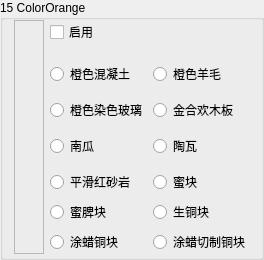
                 <widget class="QGroupBox" name="Base15">
                  <property name="sizePolicy">
                   <sizepolicy hsizetype="Expanding" vsizetype="Minimum">
                    <horstretch>0</horstretch>
                    <verstretch>0</verstretch>
                   </sizepolicy>
                  </property>
                  <property name="minimumSize">
                   <size>
                    <width>30</width>
                    <height>0</height>
                   </size>
                  </property>
                  <property name="maximumSize">
                   <size>
                    <width>16777215</width>
                    <height>16777215</height>
                   </size>
                  </property>
                  <property name="autoFillBackground">
                   <bool>true</bool>
                  </property>
                  <property name="title">
                   <string>15 ColorOrange</string>
                  </property>
                  <property name="flat">
                   <bool>false</bool>
                  </property>
                  <layout class="QGridLayout" name="gridLayout_38">
                   <property name="topMargin">
                    <number>0</number>
                   </property>
                   <property name="bottomMargin">
                    <number>3</number>
                   </property>
                   <item row="10" column="2">
                    <widget class="QRadioButton" name="is15RawCopperBlock">
                     <property name="text">
                      <string>生铜块</string>
                     </property>
                     <property name="icon">
                      <iconset resource="BlockTextures.qrc">
                       <normaloff>:/new/Textures/Slope/block/raw_copper_block.png</normaloff>:/new/Textures/Slope/block/raw_copper_block.png</iconset>
                     </property>
                    </widget>
                   </item>
                   <item row="0" column="1">
                    <widget class="QCheckBox" name="Enable15">
                     <property name="sizePolicy">
                      <sizepolicy hsizetype="Expanding" vsizetype="Fixed">
                       <horstretch>0</horstretch>
                       <verstretch>0</verstretch>
                      </sizepolicy>
                     </property>
                     <property name="text">
                      <string>启用</string>
                     </property>
                    </widget>
                   </item>
                   <item row="7" column="1">
                    <widget class="QRadioButton" name="is15Pumpkin">
                     <property name="text">
                      <string>南瓜</string>
                     </property>
                     <property name="icon">
                      <iconset resource="BlockTextures.qrc">
                       <normaloff>:/new/Textures/Slope/block/pumpkin_side.png</normaloff>:/new/Textures/Slope/block/pumpkin_side.png</iconset>
                     </property>
                    </widget>
                   </item>
                   <item row="3" column="2">
                    <widget class="QRadioButton" name="is15Wool">
                     <property name="text">
                      <string>橙色羊毛</string>
                     </property>
                     <property name="icon">
                      <iconset resource="BlockTextures.qrc">
                       <normaloff>:/new/Textures/Slope/block/orange_wool.png</normaloff>:/new/Textures/Slope/block/orange_wool.png</iconset>
                     </property>
                    </widget>
                   </item>
                   <item row="9" column="1">
                    <widget class="QRadioButton" name="is15SmoothRedsandstone">
                     <property name="text">
                      <string>平滑红砂岩</string>
                     </property>
                     <property name="icon">
                      <iconset resource="BlockTextures.qrc">
                       <normaloff>:/new/Textures/Slope/block/red_sandstone_top.png</normaloff>:/new/Textures/Slope/block/red_sandstone_top.png</iconset>
                     </property>
                    </widget>
                   </item>
                   <item row="3" column="1">
                    <widget class="QRadioButton" name="is15Concrete">
                     <property name="text">
                      <string>橙色混凝土</string>
                     </property>
                     <property name="icon">
                      <iconset resource="BlockTextures.qrc">
                       <normaloff>:/new/Textures/Slope/block/orange_concrete.png</normaloff>:/new/Textures/Slope/block/orange_concrete.png</iconset>
                     </property>
                    </widget>
                   </item>
                   <item row="5" column="2">
                    <widget class="QRadioButton" name="is15AcaciaPlanks">
                     <property name="text">
                      <string>金合欢木板</string>
                     </property>
                     <property name="icon">
                      <iconset resource="BlockTextures.qrc">
                       <normaloff>:/new/Textures/Slope/block/acacia_planks.png</normaloff>:/new/Textures/Slope/block/acacia_planks.png</iconset>
                     </property>
                    </widget>
                   </item>
                   <item row="5" column="1">
                    <widget class="QRadioButton" name="is15StainedGlass">
                     <property name="text">
                      <string>橙色染色玻璃</string>
                     </property>
                     <property name="icon">
                      <iconset resource="BlockTextures.qrc">
                       <normaloff>:/new/Textures/Slope/block/orange_stained_glass.png</normaloff>:/new/Textures/Slope/block/orange_stained_glass.png</iconset>
                     </property>
                    </widget>
                   </item>
                   <item row="7" column="2">
                    <widget class="QRadioButton" name="is15Terracotta">
                     <property name="text">
                      <string>陶瓦</string>
                     </property>
                     <property name="icon">
                      <iconset resource="BlockTextures.qrc">
                       <normaloff>:/new/Textures/Slope/block/terracotta.png</normaloff>:/new/Textures/Slope/block/terracotta.png</iconset>
                     </property>
                    </widget>
                   </item>
                   <item row="9" column="2">
                    <widget class="QRadioButton" name="is15HoneyBlock">
                     <property name="text">
                      <string>蜜块</string>
                     </property>
                     <property name="icon">
                      <iconset resource="BlockTextures.qrc">
                       <normaloff>:/new/Textures/Slope/block/honey_block_bottom.png</normaloff>:/new/Textures/Slope/block/honey_block_bottom.png</iconset>
                     </property>
                    </widget>
                   </item>
                   <item row="10" column="1">
                    <widget class="QRadioButton" name="is15Honeycomb">
                     <property name="text">
                      <string>蜜脾块</string>
                     </property>
                     <property name="icon">
                      <iconset resource="BlockTextures.qrc">
                       <normaloff>:/new/Textures/Slope/block/honeycomb_block.png</normaloff>:/new/Textures/Slope/block/honeycomb_block.png</iconset>
                     </property>
                    </widget>
                   </item>
                   <item row="0" column="2">
                    <spacer name="horizontalSpacer_27">
                     <property name="orientation">
                      <enum>Qt::Horizontal</enum>
                     </property>
                     <property name="sizeHint" stdset="0">
                      <size>
                       <width>40</width>
                       <height>20</height>
                      </size>
                     </property>
                    </spacer>
                   </item>
                   <item row="11" column="1">
                    <widget class="QRadioButton" name="is15WaxedCopper">
                     <property name="text">
                      <string>涂蜡铜块</string>
                     </property>
                     <property name="icon">
                      <iconset resource="BlockTextures.qrc">
                       <normaloff>:/new/Textures/Slope/block/copper_block.png</normaloff>:/new/Textures/Slope/block/copper_block.png</iconset>
                     </property>
                    </widget>
                   </item>
                   <item row="11" column="2">
                    <widget class="QRadioButton" name="is15WaxedCutCopper">
                     <property name="text">
                      <string>涂蜡切制铜块</string>
                     </property>
                     <property name="icon">
                      <iconset resource="BlockTextures.qrc">
                       <normaloff>:/new/Textures/Slope/block/cut_copper.png</normaloff>:/new/Textures/Slope/block/cut_copper.png</iconset>
                     </property>
                    </widget>
                   </item>
                   <item row="0" column="0" rowspan="12">
                    <widget class="QLabel" name="Color15">
                     <property name="minimumSize">
                      <size>
                       <width>30</width>
                       <height>0</height>
                      </size>
                     </property>
                     <property name="font">
                      <font>
                       <family>微软雅黑</family>
                       <pointsize>9</pointsize>
                      </font>
                     </property>
                     <property name="frameShape">
                      <enum>QFrame::StyledPanel</enum>
                     </property>
                     <property name="text">
                      <string/>
                     </property>
                    </widget>
                   </item>
                  </layout>
                 </widget>
